Frame 1 (no input): blank canvas, image omitted
Frame 60 (no input): blank canvas, image omitted
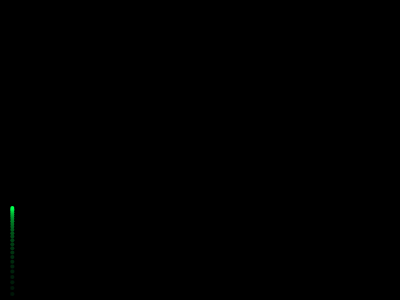
Frame 120 (the mouse pressed at the canvas centre since frame 60)

The p5.js sketch whose frames 1 and 60 were blank and that drew this single picture after the mouse press (run headless with seeded random() and noise() and a simulated clock; from frame 60 on, the mouse is pressed at the canvas centre):

// p5.js sketch
// ── sketch.js
var chispitas = [];//Declaramos nuestra chispita como un arreglo para que hayan varias  la vez
var gravedad;//Declaramos la gravedad

function setup(){
    createCanvas(400,300);//crea el campo negro
    colorMode(HSB);
    gravedad = createVector(0,0.2);//Definimos la gravedad
    background(0,0,0);
    stroke(255);//define la intensidad del brillo
    strokeWeight(4);//define el tamaño del punto
    
}

function draw(){
    colorMode(RGB)
    background(0,0,0,25);//Define el color del cuadro y el segundo un efecto de transición
    if (random(1)<0.02)
        chispitas.push(new Firework());//creamos una nueva chispita
    for (var i=chispitas.length-1; i>=0; i--){
        chispitas[i].update();
        chispitas[i].show();
        if (chispitas[i].done()){
            chispitas.splice(i,1);
        }
    }
    
}
// ── firework.js
function Firework(){
    this.color = random(255);
    this.chispita = new Particle(random(width),height,this.color,false);//crea una nueva particula
    this.rebentada = false;
    this.particulas = [];
    
    this.update = function(){//este update es de la funcion Firework
        if(!this.rebentada){
            this.chispita.applyForce(gravedad);//Aplicamos la gravedad a la chispita
            this.chispita.update();//Actualizamos los datos de chispita
            if(this.chispita.vel.y >= 0){
                this.rebentada = true;
                this.explotar();
            }
        }
        for (var i = this.particulas.length-1; i >= 0 ; i--){   
            this.particulas[i].applyForce(gravedad);
            this.particulas[i].update();
            if (this.particulas[i].done()){
                this.particulas.splice(i,1);
            }
        }
    }

    //Creamos la funcion para eliminar la particula original

    this.done =function(){
        if (this.rebentada && this.particulas.length === 0){
            return true;
        } else{
            return false;
        }
    }

    //Creamos la función de exlosion
    this.explotar = function(){
        for (var i = 0; i < 100; i++){//creamos 100 chispitas
            //definimos el punto de origen de las chispitas
            var t=i*2*3.1416/100;
            var velx=(16 * pow(sin(t), 3)) * -1;
            var vely=(13 * cos(t) - 5 * cos(t * 2) - 2 * cos(t * 3) - cos(t * 4)) * -1;
            var p = new Particle(this.chispita.pos.x, this.chispita.pos.y,this.color,true,velx/4,vely/4);
            this.particulas.push(p);
        }
    }

    this.show = function(){//este show es de la funcion Firework
        if(!this.rebentada)
            this.chispita.show();//Mostramos chispita
        for (var i = 0; i < this.particulas.length; i++){   
            this.particulas[i].show();
        } 
    }
}
// ── particle.js
function Particle(x,y,color, rebentar,vx,vy){
    this.pos = createVector(x,y);
    this.desaparecer = 255;
    if (!rebentar){
        this.vel = createVector(0,random(-10,-5));
    }else if (y>=height/2){
        this.vel = p5.Vector.random2D();
        this.vel.mult(random(1,random(6,15)));
    } else{
        this.vel = createVector(vx,vy);
    }
    this.acc = createVector(0,0);

    //Creamos una funcion interna para la fuerza
    this.applyForce = function(force){
        this.acc.add(force);
    }
    //Creamos una funcion interna para actualizar los valores de posicion y velocidad
    this.update = function(){
        if (rebentar){
            this.vel.mult(0.9);
            this.desaparecer -= 4;
        }
        this.pos.add(this.vel);
        this.vel.add(this.acc);
        this.acc.mult(0);
    }

    //Creamos la funcion para eliminar las particulas
    this.done = function(){
        if (this.desaparecer < 0){
            return true;
        } else{
            return false;
        }
    }
    //Creamos una funcion interna para dibujar la posición instantanea
    this.show = function(){
        colorMode(HSB);
        if (rebentar){
            strokeWeight(2);
            stroke(color,255,255,this.desaparecer)
        }
        else {
            strokeWeight(4)
            stroke(color,255,255);
        }
        point(this.pos.x, this.pos.y);
    }
}
